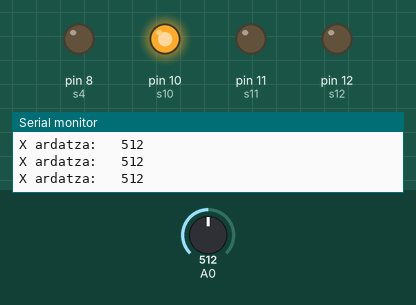
Simulated run of this sketch. Board: Arduino Uno, built with avr-gcc and run on an emulated ATmega328P. Shown: output pins drawn as LEDs (lit = HIGH), the last lines printed to the serial monitor. Dashed ring = blinking. The test bench sets the inputs (shaded band); at power-on: A0 = 512. Pins used as bus, display or sensor lines are not drawn.

Above: at 1.2 s.
1.3 s: A0 set to 488
2.8 s: A0 set to 457
At 2.97 s:
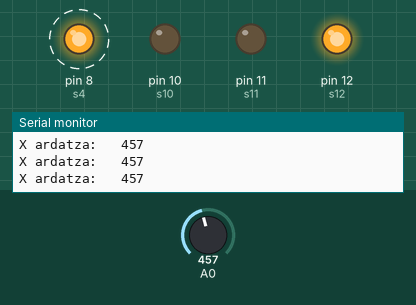
5.8 s: A0 set to 560
At 6.4 s:
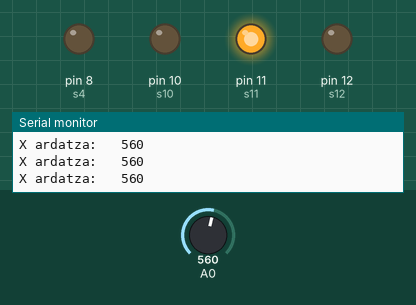
8.8 s: A0 set to 540
At 10.0 s:
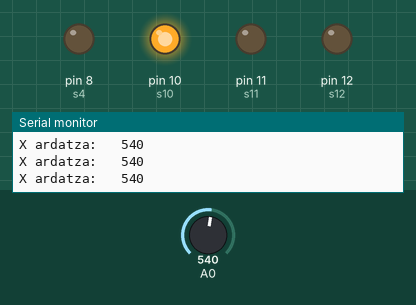
10.3 s: A0 set to 465
At 10.81 s:
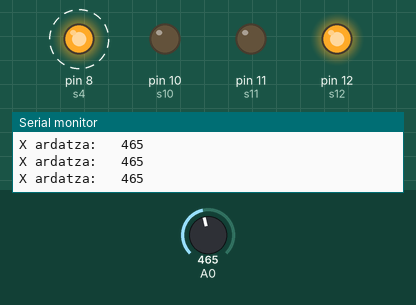
Timing chart, 0 to 14.3 s (numbered marks = the images above; inputs shaded):
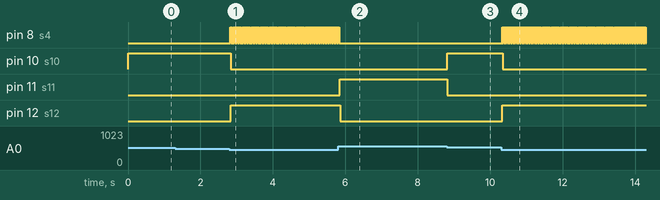

Measured:
- the behaviour switches between 475 and 474 on A0 (found by bisection; images 0 and 1)
- after the input at 2.8 s, pin 8 (s4): alternates HIGH for 0.02 s and LOW for 0.02 s, starting at once; pin 10 (s10): HIGH → LOW at once; pin 12 (s12): LOW → HIGH at once
- after the input at 5.8 s, pin 8 (s4): goes on until 5.8 s, then stays LOW; pin 11 (s11): LOW → HIGH after 0.05 s; pin 12 (s12): HIGH → LOW after 0.06 s
- after the input at 8.8 s, pin 10 (s10): LOW → HIGH at once; pin 11 (s11): HIGH → LOW at once
- after the input at 10.3 s, pin 8 (s4): alternates HIGH for 0.02 s and LOW for 0.02 s, starting at once; pin 10 (s10): HIGH → LOW at once; pin 12 (s12): LOW → HIGH at once

The sketch:

code_lyoko_shana.ino
```cpp
int s1 = 5;
int s2 = 6;
int s3 = 7;
int s4 = 8;
int x;
int s10 = 10;
int s11 = 11;
int s12 = 12;

void setup() {
  Serial.begin(115200);
  pinMode(s1, OUTPUT);
  pinMode(s2, OUTPUT);
  pinMode(s3, OUTPUT);
  pinMode(s4, OUTPUT);
  pinMode(A0, INPUT);

  pinMode(s10 , OUTPUT);  //definir pin como salida 10
  pinMode(s11 , OUTPUT);  //definir pin como salida 11
  pinMode(s12 , OUTPUT);  //definir pin como salida 12

 }
void loop() {
  x = analogRead(A0);
  Serial.print("X ardatza:   ");
  Serial.println(x);

  if(x<475) // ezker aldera mugituq
  {
 digitalWrite(s1, HIGH);
 digitalWrite(s2, LOW);
 digitalWrite(s3, LOW);
 digitalWrite(s4, LOW);
 delay(5);
 digitalWrite(s1, LOW);
 digitalWrite(s2, HIGH);
 digitalWrite(s3, LOW);
 digitalWrite(s4, LOW);
 delay(5);
 digitalWrite(s1, LOW);
 digitalWrite(s2, LOW);
 digitalWrite(s3, HIGH);
 digitalWrite(s4, LOW);
 delay(5);
 digitalWrite(s1, LOW);
 digitalWrite(s2, LOW);
 digitalWrite(s3, LOW);
 digitalWrite(s4, HIGH);
 delay(5);

   digitalWrite(s12 , HIGH);   // poner el Pin en HIGH
  delay(5);                     // esperar un segundo
   digitalWrite(s11 , LOW);   // poner el Pin en HIGH
  delay(5);                // esperar un segundo
   digitalWrite(s10 , LOW);   // poner el Pin en HIGH
  delay(5);
 }
 else if(x>550) // eskubi aldera mugitu
 {
  digitalWrite(s1, LOW);
 digitalWrite(s2, LOW);
 digitalWrite(s3, LOW);
 digitalWrite(s4, HIGH);
 delay(5);
 digitalWrite(s1, LOW);
 digitalWrite(s2, LOW);
 digitalWrite(s3, HIGH);
 digitalWrite(s4, LOW);
 delay(5);
 digitalWrite(s1, LOW);
 digitalWrite(s2, HIGH);
 digitalWrite(s3, LOW);
 digitalWrite(s4, LOW);
 delay(5);
 digitalWrite(s1, HIGH);
 digitalWrite(s2, LOW);
 digitalWrite(s3, LOW);
 digitalWrite(s4, LOW);
 delay(5);
                              // esperar un segundo
   digitalWrite(s11 , HIGH);   // poner el Pin en HIGH
  delay(5);                   // esperar un segundo
   digitalWrite(s12 , LOW);   // poner el Pin en HIGH
  delay(5);
   digitalWrite(s10 , LOW);   // poner el Pin en HIGH
  delay(5);
 }
 else if(x > 475 && x < 550) //geratu
 {
 digitalWrite(s1, LOW);
 digitalWrite(s2, LOW);
 digitalWrite(s3, LOW);
 digitalWrite(s4, LOW);
                  // esperar un segundo
   digitalWrite(s10 , HIGH);   // poner el Pin en HIGH
  delay(5);            // esperar un segundo
   digitalWrite(s11 , LOW);   // poner el Pin en HIGH
  delay(5);            // esperar un segundo
   digitalWrite(s12 , LOW);   // poner el Pin en HIGH
  delay(5);
 }

}
```
